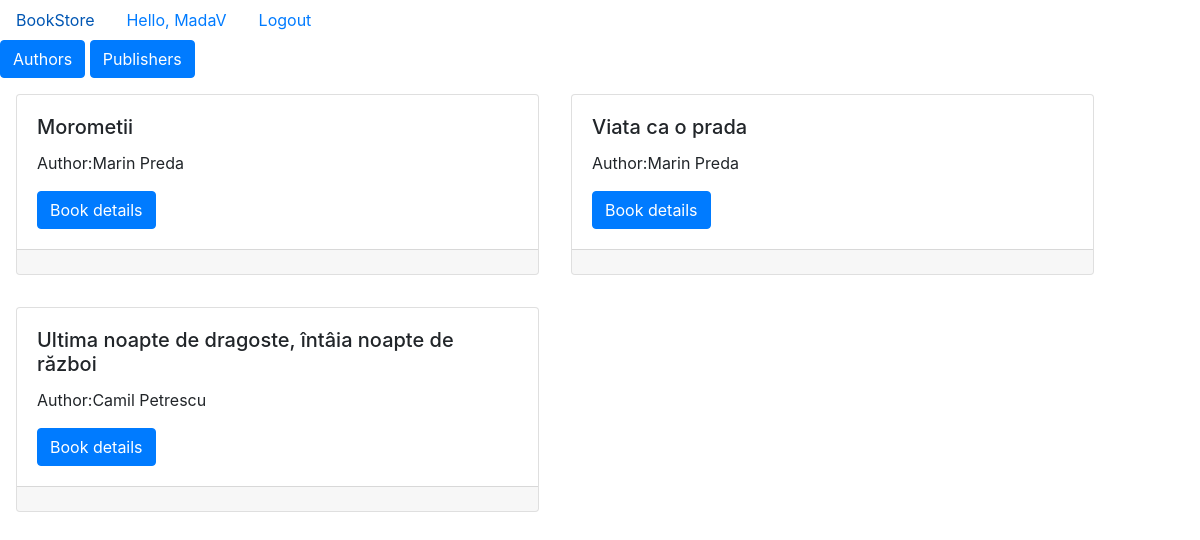
The page / (signed in) on the database its author committed.
### app/models.py (models this page shows, shortened)
class Book(models.Model):
    name = models.CharField(max_length=70)
    author = models.ForeignKey(Author, on_delete = models.CASCADE, related_name = "books")
    publisher = models.ForeignKey(Publisher,on_delete = models.CASCADE, related_name = "publishers")

class Author(models.Model):
    name = models.CharField(max_length=70)
    birthday = models.DateField(blank=True, null=True)

### app/views.py (the view)
# urls.py: path('', BookListView.as_view(), name='book_list'),
class BookListView(View):
    def get(self, request, *args, **kwargs):
        book_list = Book.objects.all()
        return render(request, 'index.html', {'book_list': book_list})

### app/templates/index.html (shortened to what this page needs)
{% extends 'base.html' %}
{% block content %}
<a href="{% url 'author_list' %}" class="btn btn-primary">Authors</a>
<a href="{% url 'publisher_list' %}" class="btn btn-primary">Publishers</a>
  <div class="row container">
    {% for book in book_list %}
      <div class="col-sm-6 p-3">
        <div class="card">
          <div class="card-body">
            <h5 class="card-title">{{ book.name }}</h5>
            <p class="card-text">Author:{{ book.author.name }}</p>
            <a href="{% url 'book_detail' book.id %}" class="btn btn-primary">Book details</a>
          </div>
          <div class="card-footer text-muted">
          </div>
        </div>
      </div>
    {% endfor %}
  </div>
{% endblock %}

### app/templates/nav.html (shortened to what this page needs)
<ul class="nav">
  <li class="nav-item">
    <a class="nav-link active" href="{% url 'book_list' %}">BookStore</a>
  </li>
  {% if user.is_authenticated %}
    <li class="nav-item">
      <a class="nav-link active" href="">Hello, {{user.username }}</a>
    </li>
    <li class="nav-item">
      <a class="nav-link active" href="{% url 'logout' %}">Logout</a>
    </li>
  {% endif %}
</ul>

### rows shown on the page
Book: name "Morometii", author.name "Marin Preda"
Book: name "Viata ca o prada", author.name "Marin Preda"
Book: name "Ultima noapte de dragoste, întâia noapte de război", author.name "Camil Petrescu"

### other values the page prints
{{ user.username }} "MadaV"
